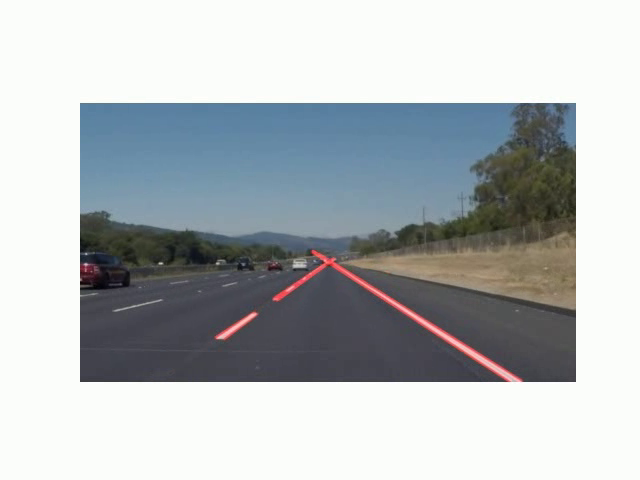
#> input picture frame 22 of detections.mp4, 640 x 480 px, given in place of traffic.mp4, which was not available
$ python opt_flow.py
#> lines starting #> are read from the running program, lines starting #| are printed output that depends on the picture; pictures that were not available may be replaced by others from this repository, and a replacement may not be noted
import cv2
import numpy as np
import os
cap = cv2.VideoCapture(r"videos/traffic.mp4")

ret, frame1 = cap.read()
#> frame1 is the input picture: shape (480, 640, 3); mean B, G, R 187.3, 185.3, 180.1
prvs = cv2.cvtColor(frame1,cv2.COLOR_BGR2GRAY)
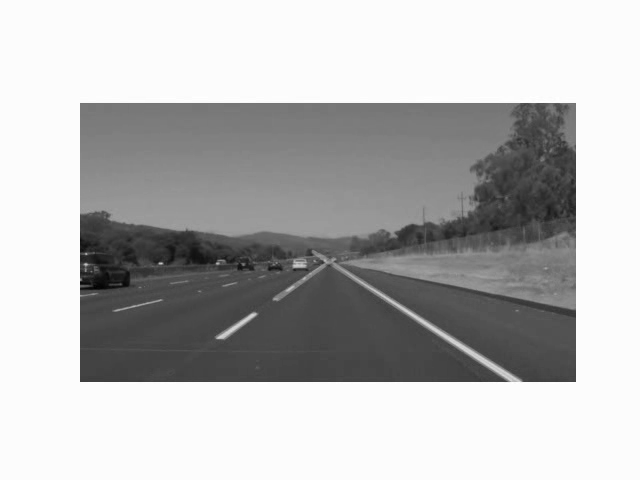
#> prvs: shape (480, 640); min 2, max 255, mean 183.9
hsv = np.zeros_like(frame1)
hsv[...,1] = 255
frame_num = 0


frames_out = 'frames'
output = 'dense'
if not os.path.exists(frames_out):
    os.makedirs(frames_out)

if not os.path.exists(output):
    os.makedirs(output)


while(1):
    ret, frame2 = cap.read()
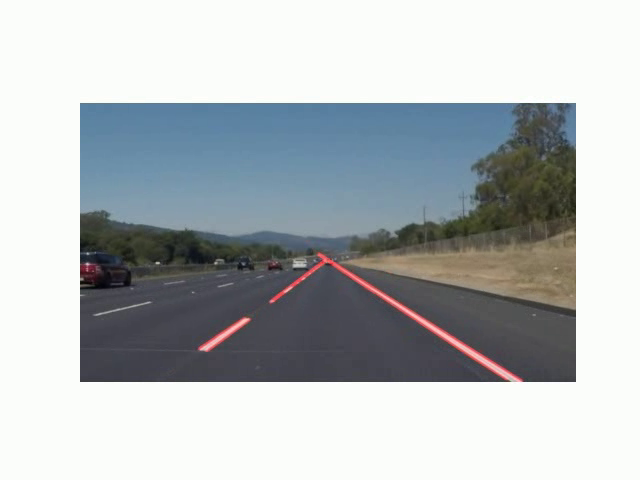
#> input picture frame 23 of detections.mp4, 640 x 480 px, given in place of traffic.mp4, which was not available
#> frame2 is the input picture: shape (480, 640, 3); mean B, G, R 187.2, 185.3, 180
    cv2.imwrite(os.path.join(frames_out, str(frame_num) + '.png'), frame2)
    next = cv2.cvtColor(frame2,cv2.COLOR_BGR2GRAY)

    flow = cv2.calcOpticalFlowFarneback(prvs,next, None, 0.5, 3, 15, 3, 5, 1.2, 0)

    mag, ang = cv2.cartToPolar(flow[...,0], flow[...,1])
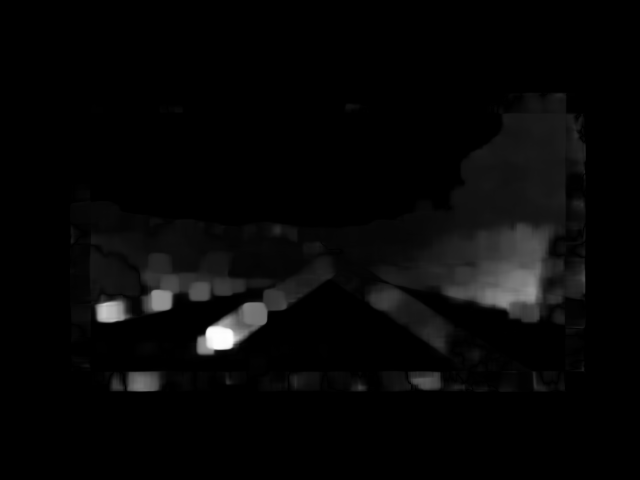
#> mag: shape (480, 640) float32; min 0, max 20.56, mean 0.6; drawn with min black and max white
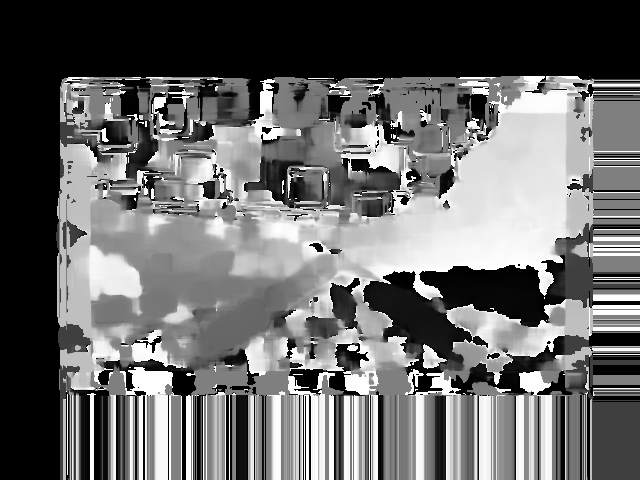
#> ang: shape (480, 640) float32; min 0, max 6.28, mean 2.61; drawn with min black and max white
    hsv[...,0] = ang*180/np.pi/2
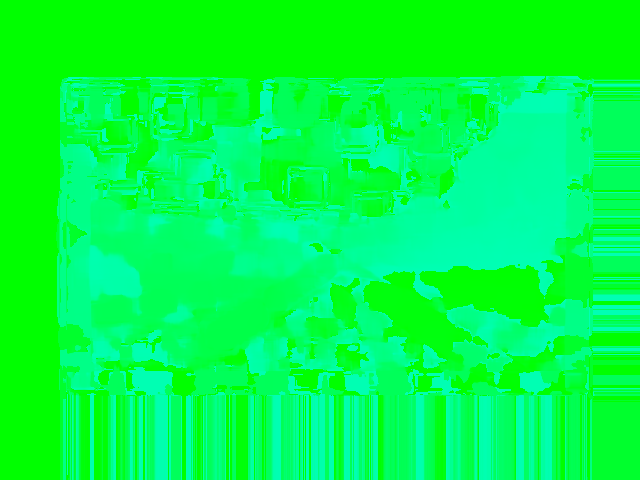
#> hsv: shape (480, 640, 3); mean of channels 0, 1, 2 74.4, 255, 0; drawn as B, G, R
    hsv[...,2] = cv2.normalize(mag,None,0,255,cv2.NORM_MINMAX)
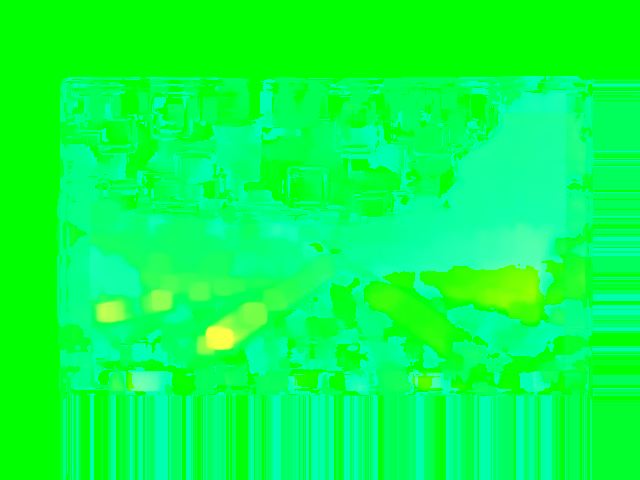
#> hsv: shape (480, 640, 3); mean of channels 0, 1, 2 74.4, 255, 6.9; drawn as B, G, R
    rgb = cv2.cvtColor(hsv,cv2.COLOR_HSV2BGR)
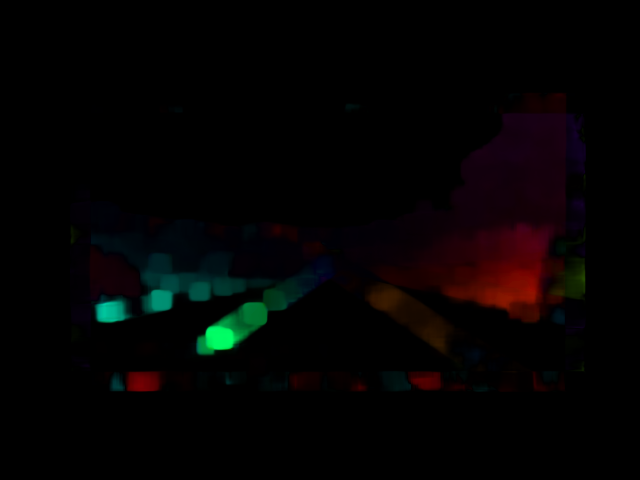
#> rgb: shape (480, 640, 3); mean B, G, R 2.8, 2.8, 4.1

    cv2.imwrite(os.path.join(output, str(frame_num) + '.png'), rgb)
    cv2.imshow('frame2', rgb)
    frame_num += 1
    print('frame num: {}'.format(frame_num))

    k = cv2.waitKey(30) & 0xff
#> (key Esc is pressed here)
    if k == 27:
        break
    elif k == ord('s'):
        cv2.imwrite('opticalfb.png',frame2)
        cv2.imwrite('opticalhsv.png',rgb)
    prvs = next

cap.release()
cv2.destroyAllWindows()

$ run again, starting later in the video
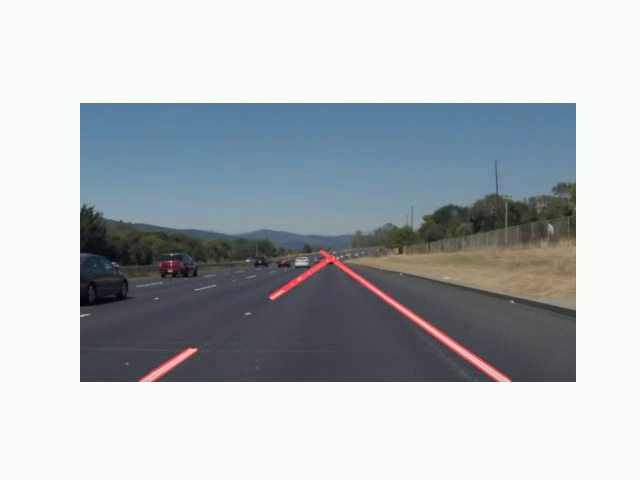
#> input picture frame 99 of detections.mp4, 640 x 480 px, given in place of traffic.mp4, which was not available
#> frame1 is the input picture: shape (480, 640, 3); mean B, G, R 188.8, 185.8, 179.8
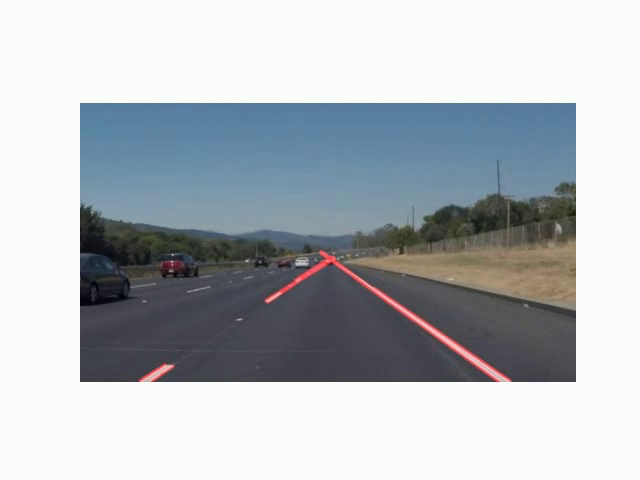
#> input picture frame 100 of detections.mp4, 640 x 480 px, given in place of traffic.mp4, which was not available
#> frame2 is the input picture: shape (480, 640, 3); mean B, G, R 188.8, 185.7, 179.6
#> `rgb = cv2.cvtColor(hsv,cv2.COLOR_HSV2BGR)`:
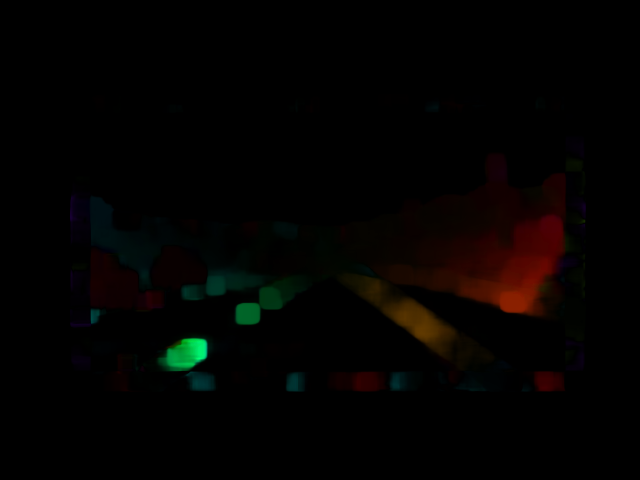
#> rgb: shape (480, 640, 3); mean B, G, R 1, 2.3, 3.6

$ run again, starting later in the video
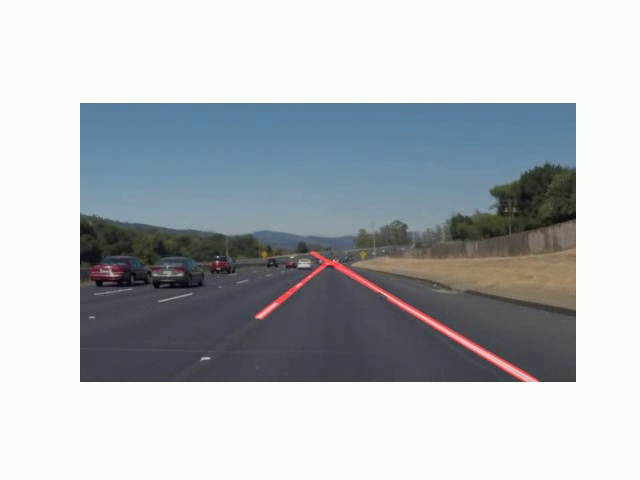
#> input picture frame 176 of detections.mp4, 640 x 480 px, given in place of traffic.mp4, which was not available
#> frame1 is the input picture: shape (480, 640, 3); mean B, G, R 188.3, 185.5, 179.9
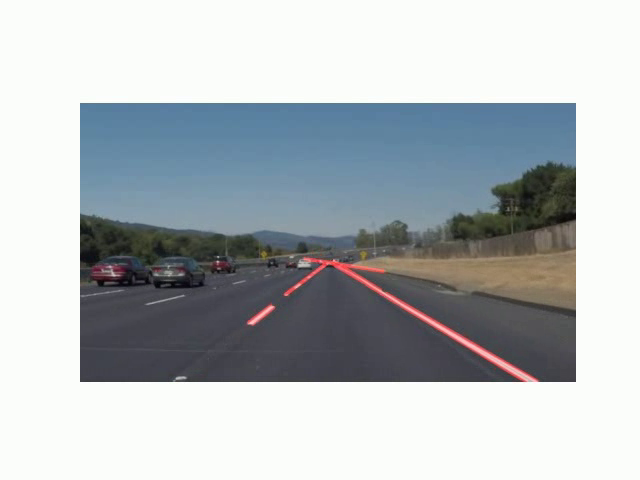
#> input picture frame 177 of detections.mp4, 640 x 480 px, given in place of traffic.mp4, which was not available
#> frame2 is the input picture: shape (480, 640, 3); mean B, G, R 188.3, 185.5, 179.8
#> `rgb = cv2.cvtColor(hsv,cv2.COLOR_HSV2BGR)`:
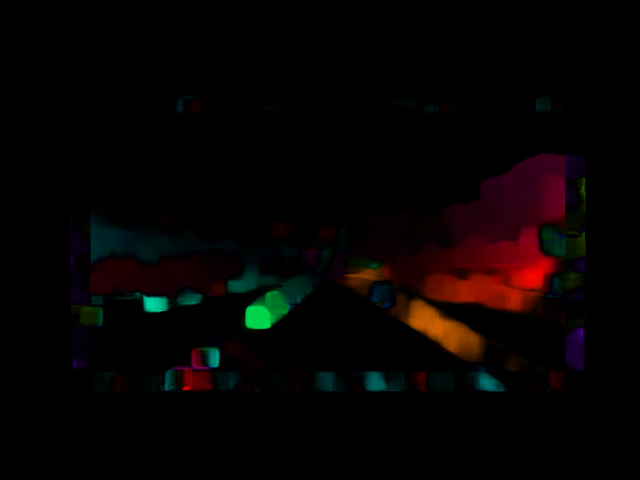
#> rgb: shape (480, 640, 3); mean B, G, R 2.4, 3, 6.5
